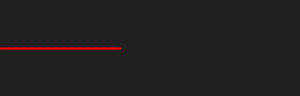
Frame 1 (no input)
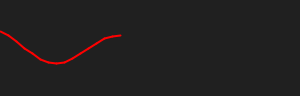
Frame 60 (the mouse pressed at the canvas centre just before this capture)
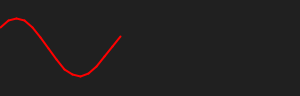
Frame 120 (the mouse held since frame 60 and released just before this capture)

The Processing sketch that drew these frames (run headless with seeded random() and noise(); from frame 60 on, the mouse is pressed at the canvas centre):

// Processing sketch: Seismograph_LowRes
// ── Seismograph_LowRes.pde
// Seismograph
int num_segments = 16;
IntList line_heights = new IntList();
float angle = 0;
float rate = 0.4;
float dampen = 1;
float dampen_rate = 0.01;
//Mover mov = new Mover(width/2,height/2);
Mover mov = new Mover(200,200);

void setup() {
  size(300,96);
  // array of line points
  // draw line segment
  // shift line segment down
  for(int i = 0; i < num_segments; i ++ ) {
    //line_heights.append((int)random(200));
    line_heights.append(0);
    
  }
  
}

void draw() {
  background(32);
  int x = 0;
  int y = 96/2;
  stroke(color(255,0,0));
  strokeWeight(2);
  int segment_width = 8;
  for(int i = 0; i < num_segments-1; i ++ ) {
    line(x + segment_width * i, y + line_heights.get(i), x + segment_width * (i+1), y + line_heights.get(i+1));
    
  }
  line_heights.remove(0);
  angle = angle + rate;
  int h = (int) (sin(angle)*32*dampen);
  if(dampen < 0) {
    dampen = 1;
    //dampen_rate = 0;
  }
  dampen-= dampen_rate;
  line_heights.append(h);
  mov.update();
  
  mov.display();
}
void mouseClicked() {
  mov.applyForce(new PVector(random(300)-150,random(300)-150)); 
}

// ── Mover.pde
class Mover {
  PVector position;
  PVector velocity;
  PVector acceleration;
  
  float mass = 12;
  
  float damping = 0.95;
  Mover(int x, int y) {
    position = new PVector(x,y);
    velocity = new PVector();
    acceleration = new PVector();
   
    
  }
  void update() {
    velocity.add(acceleration);
    velocity.mult(damping);
    position.add(velocity);
    acceleration.mult(0);
  }
  
  void applyForce(PVector force) {
    PVector f = force.get();
    f.div(mass);
    acceleration.add(f);
    
  }
  void display() {
    stroke(0);
    strokeWeight(2);
    fill(127);
    
    ellipse(position.x, position.y, mass*2, mass*2);
  }
  
}
